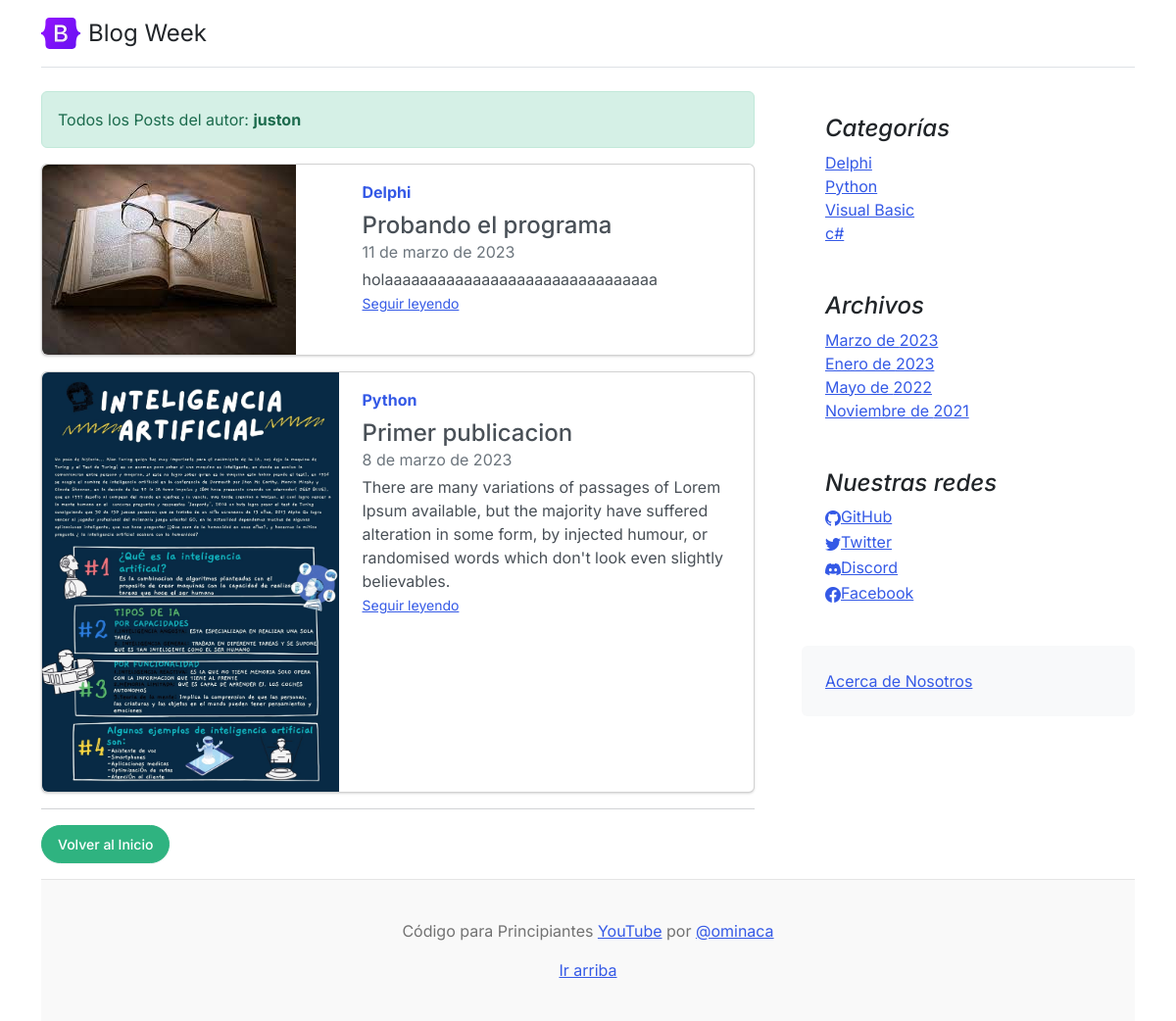
Page /author/?aut=1 on the committed database.
### core/models.py (models this page shows, shortened)
class Post(models.Model):
    title= models.CharField(max_length=250, verbose_name='Titulo')
    excerpt= models.TextField(verbose_name='Bajada')
    content = RichTextField(verbose_name='Contenido')
    image=models.ImageField(upload_to='posts', null=True, blank=True, verbose_name='Imagen')
    published = models.BooleanField(default=False, verbose_name='Publicado')
    category=models.ForeignKey(Category, on_delete= models.CASCADE, related_name='get_posts', verbose_name='Categoria')
    author=models.ForeignKey(User,on_delete= models.CASCADE, related_name='get_posts', verbose_name='Autor')
    tags= models.ManyToManyField(Tag, verbose_name='Etiquetas')
    created = models.DateField(auto_now_add=True, verbose_name='Fecha de creacion')
    updated = models.DateField(auto_now=True, verbose_name='Fecha de modificacion')
    class Meta:
        verbose_name='Publicacion'
        verbose_name_plural='Publicaciones'
        ordering=['-created']

class Category(models.Model):
    name = models.CharField(max_length=200, unique=True, verbose_name='Nombre')
    active = models.BooleanField(default=True, verbose_name='Activo')
    created = models.DateField(auto_now_add=True, verbose_name='Fecha de creacion')
    updated = models.DateField(auto_now=True, verbose_name='Fecha de modificacion')
    class Meta:
        verbose_name='Categoria'
        verbose_name_plural='Categorias'
        ordering=['name']
    def __str__(self):
        return self.name

class Link(models.Model):
    Key =models.CharField(max_length=100, verbose_name='Key Link')
    name= models.CharField(max_length=120, verbose_name='Red Social')
    url= models.URLField(max_length=350, blank=True, null= True, verbose_name= 'Enlace')
    icon= models.CharField(max_length=100,blank=True, null= True,  verbose_name='Icono')
    created = models.DateField(auto_now_add=True, verbose_name='Fecha de creacion')
    updated = models.DateField(auto_now=True, verbose_name='Fecha de modificacion')
    class Meta:
        verbose_name='Red Social'
        verbose_name_plural='Redes Sociales'
        ordering=['name']

### core/views.py (the view)
# urls.py: path('author/', AuthorListView.as_view(), name='author'),
class AuthorListView(ListView):
    model = User
    template_name= 'core/author.html'
    def get_queryset(self):
        author_id= self.request.GET['aut']
        if author_id:
            return Post.objects.filter(author=author_id, published=True)
        return super().get_queryset()
    def get_context_data(self,**kwargs):
        context= super(AuthorListView, self).get_context_data(**kwargs)
        context['author']= User.objects.get(id=self.request.GET['aut'])
        return context

### core/processors.py (called while the page is built)
def ctx_dic_about(request):
    ctx_about={}
    ctx_about['ABOUT']= About.objects.latest('created')
    return ctx_about

def ctx_dic_category(request):
    ctx_category ={}
    ctx_category['categories'] = Category.objects.filter(active=True)
    return ctx_category

def ctx_dic_history(request):
    ctx_history={}
    ctx_history['dates']= Post.objects.dates('created','month', order='DESC').distinct()
    return ctx_history

def ctx_dic_link(request):
    ctx_link={}
    links = Link.objects.all()
    for link in links:
        ctx_link[link.Key] = {'url': link.url,'icon':link.icon}
    return ctx_link

### core/templates/core/author.html
{% extends 'core/base.html'%}
{% load static %}
{% block TodosPost%}
<div class="alert alert-success" role="alert">
        Todos los Posts del autor: <strong>{{author.username}}</strong>
</div>
{% for post in author.get_posts.all %}
   <div class="card mb-3">
       <div class="row g-0">
         <div class="col-md-5">
           <img src={{post.image.url}} class="img-fluid rounded-start" alt="...">
         </div>
         <div class="col-md-7">
           <div class="card-body">
             <strong class="d-inline-block mb-2 text-primary">{{post.category}}</strong>
             <h4 class="mb-0">{{post.title}}</h4>
             <div class="mb-1 text-muted">{{ post.created}}</div>
             <p class="card-text mb-auto">{{post.excerpt}}</p>
             <p class="card-text"><small class="text-muted"><a href={% url 'post' post.id %} class="stretched-link">Seguir leyendo</a></small></p>
           </div>
         </div>
       </div>
   </div>
{% endfor%}
<hr>
{% if request.path != '/' %}
  <div class="my-3">
    <a class="btn btn-success rounded-pill" href={% url 'home' %}>Volver al Inicio</a>
  </div>
{% endif %}
{%endblock%}

### core/templates/core/base.html (shortened to what this page needs)
<!doctype html>
<html lang="es">
<head>
    <link rel="stylesheet" href="https://cdn.jsdelivr.net/npm/bootstrap-icons@1.10.3/font/bootstrap-icons.css">
    {% load static %}
    <link href={% static 'core/css/bootstrap.min.css'%} rel="stylesheet">
    <link href={% static 'core/css/blog.css'%} rel="stylesheet">
</head>
<body>
  <div class="container">
    <header class="d-flex flex-wrap justify-content-center py-3 mb-4 border-bottom">
      <a href="index.html" class="d-flex align-items-center mb-3 mb-md-0 me-md-auto text-dark text-decoration-none">
        <img class="bi me-2" width="40" height="32" src={% static 'core/img/bootstrap-logo.svg'%}>
        <span class="fs-4">Blog Week</span>
      </a>
    </header>
    <main class="mt-2">
      <section class="row g-5">
        <div class="col-md-8">
            {% block TodosPost%} {% endblock %}
        </div>
        <aside class="col-md-4">
          <div class="position-sticky" style="top: 2rem;">
            <div class="p-4">
              <h4 class="fst-italic">Categorías</h4>
              <ol class="list-unstyled mb-0">
                {%for item in categories %}
                <li><a href={% url 'category' %}?cat={{ item.id }}> {{ item.name}}</a></li>
                {% endfor %}
              </ol>
            </div>
            <div class="p-4">
              <h4 class="fst-italic">Archivos</h4>
              <ol class="list-unstyled mb-0">
                {% for item in dates %}
                <li>
                  {% if item.month == 1 %}<a href={% url 'dates' item.month item.year %}>Enero de {{ item.year }}</a>{% endif %}
                  {% if item.month == 3 %}<a href={% url 'dates' item.month item.year %}>Marzo de {{ item.year }}</a>{% endif %}
                  {% if item.month == 5 %}<a href={% url 'dates' item.month item.year %}>Mayo de {{ item.year }}</a>{% endif %}
                  {% if item.month == 11 %}<a href={% url 'dates' item.month item.year %}>Noviembre de {{ item.year }}</a>{% endif %}
                </li>
                {% endfor %}
              </ol>
            </div>
            <div class="p-4">
              <h4 class="fst-italic">Nuestras redes</h4>
              <ol class="list-unstyled">
                {% if LINK_GITHUB.url %}
                <li><a href={{ LINK_GITHUB.url}}><i class ="{{LINK_GITHUB.icon}}"></i>GitHub</a></li>
                {% endif %}
                {% if LINK_TWITTER.url %}
                  <li><a href={{ LINK_TWITTER.url}}><i class ="{{LINK_TWITTER.icon}}"></i>Twitter</a></li>
                {% endif %}
                {% if LINK_DISCORD.url %}
                  <li><a href={{ LINK_DISCORD.url}}><i class ="{{LINK_DISCORD.icon}}"></i>Discord</a></li>
                {% endif %}
                {% if KEY_FACEBOOK.url %}
                  <li><a href={{ KEY_FACEBOOK.url}}><i class ="{{KEY_FACEBOOK.icon}}"></i>Facebook</a></li>
                {% endif %}
              </ol>
            </div>
            <div class="p-4 mb-3 bg-light rounded">
              <a href={% url 'about' %}>Acerca de Nosotros</a>
            </div>
          </div>
        </aside>
      </section>
    </main>
    <footer class="blog-footer">
      <p>Código para Principiantes <a href="https://www.youtube.com/channel/UCojloc55DB6zD6zB7-kTWWQ">YouTube</a> por <a href="https://twitter.com/ominaca">@ominaca</a></p>
      <p>
        <a href="#">Ir arriba</a>
      </p>
    </footer>
  </div>
</body>
</html>

### core/static/core/css/blog.css (style rules this page uses)
.blog-footer { padding: 2.5rem 0; color: #727272; text-align: center; background-color: #f9f9f9; border-top: .05rem solid #e5e5e5; }
.blog-footer p:last-child { margin-bottom: 0; }
.bi { vertical-align: -.125em; fill: currentColor; }

### rows in the picture
Post: image (picture), category "Delphi", title "Probando el programa", created "11 de marzo de 2023", excerpt "holaaaaaaaaaaaaaaaaaaaaaaaaaaaaaaa"
Post: image (picture), category "Python", title "Primer publicacion", created "8 de marzo de 2023", excerpt "There are many variations of passages of Lorem Ipsum available, but the majority have suffered alteration in some form, by injected humour, or randomised words which don't look even slightly believables."
Category: name "Delphi"
Category: name "Python"
Category: name "Visual Basic"
Category: name "c#"

### other values in the picture
{{ author.username }} "juston"
{{ item.year }} "2023"
{{ item.year }} "2022"
{{ item.year }} "2021"
